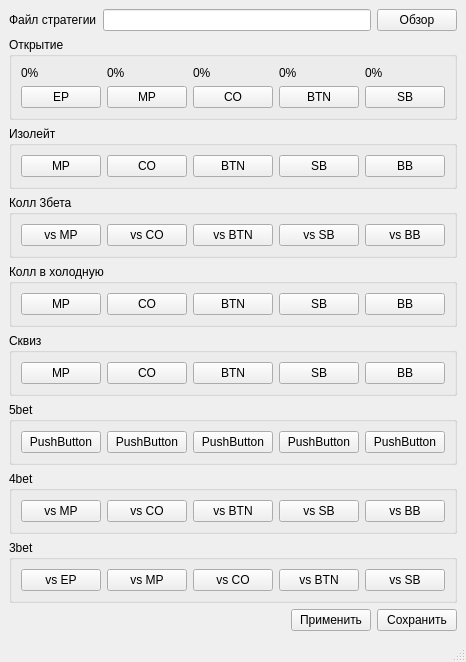
<?xml version="1.0" encoding="UTF-8"?>
<ui version="4.0">
 <class>MainWindow</class>
 <widget class="QMainWindow" name="MainWindow">
  <property name="geometry">
   <rect>
    <x>0</x>
    <y>0</y>
    <width>449</width>
    <height>634</height>
   </rect>
  </property>
  <property name="windowTitle">
   <string>MainWindow</string>
  </property>
  <widget class="QWidget" name="centralwidget">
   <layout class="QVBoxLayout" name="verticalLayout_2">
    <item>
     <layout class="QHBoxLayout" name="horizontalLayout_11">
      <item>
       <widget class="QLabel" name="label">
        <property name="text">
         <string>Файл стратегии</string>
        </property>
       </widget>
      </item>
      <item>
       <widget class="QLineEdit" name="lineEdit"/>
      </item>
      <item>
       <widget class="QPushButton" name="pushButton_42">
        <property name="text">
         <string>Обзор</string>
        </property>
       </widget>
      </item>
     </layout>
    </item>
    <item>
     <layout class="QVBoxLayout" name="verticalLayout">
      <item>
       <widget class="QGroupBox" name="groupBox_3">
        <property name="title">
         <string>Открытие</string>
        </property>
        <layout class="QHBoxLayout" name="horizontalLayout">
         <item>
          <layout class="QVBoxLayout" name="verticalLayout_3">
           <item>
            <widget class="QLabel" name="label_2">
             <property name="text">
              <string>0%</string>
             </property>
            </widget>
           </item>
           <item>
            <widget class="QPushButton" name="pushButton">
             <property name="text">
              <string>EP</string>
             </property>
            </widget>
           </item>
          </layout>
         </item>
         <item>
          <layout class="QVBoxLayout" name="verticalLayout_4">
           <item>
            <widget class="QLabel" name="label_3">
             <property name="text">
              <string>0%</string>
             </property>
            </widget>
           </item>
           <item>
            <widget class="QPushButton" name="pushButton_2">
             <property name="text">
              <string>MP</string>
             </property>
            </widget>
           </item>
          </layout>
         </item>
         <item>
          <layout class="QVBoxLayout" name="verticalLayout_5">
           <item>
            <widget class="QLabel" name="label_4">
             <property name="text">
              <string>0%</string>
             </property>
            </widget>
           </item>
           <item>
            <widget class="QPushButton" name="pushButton_3">
             <property name="text">
              <string>CO</string>
             </property>
            </widget>
           </item>
          </layout>
         </item>
         <item>
          <layout class="QVBoxLayout" name="verticalLayout_6">
           <item>
            <widget class="QLabel" name="label_5">
             <property name="text">
              <string>0%</string>
             </property>
            </widget>
           </item>
           <item>
            <widget class="QPushButton" name="pushButton_4">
             <property name="text">
              <string>BTN</string>
             </property>
            </widget>
           </item>
          </layout>
         </item>
         <item>
          <layout class="QVBoxLayout" name="verticalLayout_7">
           <item>
            <widget class="QLabel" name="label_6">
             <property name="text">
              <string>0%</string>
             </property>
            </widget>
           </item>
           <item>
            <widget class="QPushButton" name="pushButton_5">
             <property name="text">
              <string>SB</string>
             </property>
            </widget>
           </item>
          </layout>
         </item>
        </layout>
       </widget>
      </item>
      <item>
       <widget class="QGroupBox" name="groupBox">
        <property name="title">
         <string>Изолейт</string>
        </property>
        <layout class="QHBoxLayout" name="horizontalLayout_3">
         <item>
          <widget class="QPushButton" name="pushButton_11">
           <property name="text">
            <string>MP</string>
           </property>
          </widget>
         </item>
         <item>
          <widget class="QPushButton" name="pushButton_12">
           <property name="text">
            <string>CO</string>
           </property>
          </widget>
         </item>
         <item>
          <widget class="QPushButton" name="pushButton_13">
           <property name="text">
            <string>BTN</string>
           </property>
          </widget>
         </item>
         <item>
          <widget class="QPushButton" name="pushButton_14">
           <property name="text">
            <string>SB</string>
           </property>
          </widget>
         </item>
         <item>
          <widget class="QPushButton" name="pushButton_15">
           <property name="text">
            <string>BB</string>
           </property>
          </widget>
         </item>
        </layout>
        <zorder>pushButton_15</zorder>
        <zorder>pushButton_11</zorder>
        <zorder>pushButton_12</zorder>
        <zorder>pushButton_13</zorder>
        <zorder>pushButton_14</zorder>
       </widget>
      </item>
      <item>
       <widget class="QGroupBox" name="groupBox_8">
        <property name="title">
         <string>Колл 3бета</string>
        </property>
        <layout class="QHBoxLayout" name="horizontalLayout_6">
         <item>
          <widget class="QPushButton" name="pushButton_27">
           <property name="text">
            <string>vs MP</string>
           </property>
          </widget>
         </item>
         <item>
          <widget class="QPushButton" name="pushButton_28">
           <property name="text">
            <string>vs CO</string>
           </property>
          </widget>
         </item>
         <item>
          <widget class="QPushButton" name="pushButton_29">
           <property name="text">
            <string>vs BTN</string>
           </property>
          </widget>
         </item>
         <item>
          <widget class="QPushButton" name="pushButton_26">
           <property name="text">
            <string>vs SB</string>
           </property>
          </widget>
         </item>
         <item>
          <widget class="QPushButton" name="pushButton_30">
           <property name="text">
            <string>vs BB</string>
           </property>
          </widget>
         </item>
        </layout>
       </widget>
      </item>
      <item>
       <widget class="QGroupBox" name="groupBox_7">
        <property name="title">
         <string>Колл в холодную</string>
        </property>
        <layout class="QHBoxLayout" name="horizontalLayout_5">
         <item>
          <widget class="QPushButton" name="pushButton_21">
           <property name="text">
            <string>MP</string>
           </property>
          </widget>
         </item>
         <item>
          <widget class="QPushButton" name="pushButton_22">
           <property name="text">
            <string>CO</string>
           </property>
          </widget>
         </item>
         <item>
          <widget class="QPushButton" name="pushButton_23">
           <property name="text">
            <string>BTN</string>
           </property>
          </widget>
         </item>
         <item>
          <widget class="QPushButton" name="pushButton_24">
           <property name="text">
            <string>SB</string>
           </property>
          </widget>
         </item>
         <item>
          <widget class="QPushButton" name="pushButton_25">
           <property name="text">
            <string>BB</string>
           </property>
          </widget>
         </item>
        </layout>
       </widget>
      </item>
      <item>
       <widget class="QGroupBox" name="groupBox_6">
        <property name="title">
         <string>Сквиз</string>
        </property>
        <layout class="QHBoxLayout" name="horizontalLayout_7">
         <item>
          <widget class="QPushButton" name="pushButton_31">
           <property name="text">
            <string>MP</string>
           </property>
          </widget>
         </item>
         <item>
          <widget class="QPushButton" name="pushButton_32">
           <property name="text">
            <string>CO</string>
           </property>
          </widget>
         </item>
         <item>
          <widget class="QPushButton" name="pushButton_33">
           <property name="text">
            <string>BTN</string>
           </property>
          </widget>
         </item>
         <item>
          <widget class="QPushButton" name="pushButton_34">
           <property name="text">
            <string>SB</string>
           </property>
          </widget>
         </item>
         <item>
          <widget class="QPushButton" name="pushButton_35">
           <property name="text">
            <string>BB</string>
           </property>
          </widget>
         </item>
        </layout>
       </widget>
      </item>
      <item>
       <widget class="QGroupBox" name="groupBox_5">
        <property name="title">
         <string>5bet</string>
        </property>
        <layout class="QHBoxLayout" name="horizontalLayout_8">
         <item>
          <widget class="QPushButton" name="pushButton_37">
           <property name="text">
            <string>PushButton</string>
           </property>
          </widget>
         </item>
         <item>
          <widget class="QPushButton" name="pushButton_38">
           <property name="text">
            <string>PushButton</string>
           </property>
          </widget>
         </item>
         <item>
          <widget class="QPushButton" name="pushButton_39">
           <property name="text">
            <string>PushButton</string>
           </property>
          </widget>
         </item>
         <item>
          <widget class="QPushButton" name="pushButton_40">
           <property name="text">
            <string>PushButton</string>
           </property>
          </widget>
         </item>
         <item>
          <widget class="QPushButton" name="pushButton_41">
           <property name="text">
            <string>PushButton</string>
           </property>
          </widget>
         </item>
        </layout>
       </widget>
      </item>
      <item>
       <widget class="QGroupBox" name="groupBox_4">
        <property name="title">
         <string>4bet</string>
        </property>
        <layout class="QHBoxLayout" name="horizontalLayout_4">
         <item>
          <widget class="QPushButton" name="pushButton_16">
           <property name="text">
            <string>vs MP</string>
           </property>
          </widget>
         </item>
         <item>
          <widget class="QPushButton" name="pushButton_17">
           <property name="text">
            <string>vs CO</string>
           </property>
          </widget>
         </item>
         <item>
          <widget class="QPushButton" name="pushButton_18">
           <property name="text">
            <string>vs BTN</string>
           </property>
          </widget>
         </item>
         <item>
          <widget class="QPushButton" name="pushButton_19">
           <property name="text">
            <string>vs SB</string>
           </property>
          </widget>
         </item>
         <item>
          <widget class="QPushButton" name="pushButton_20">
           <property name="text">
            <string>vs BB</string>
           </property>
          </widget>
         </item>
        </layout>
       </widget>
      </item>
      <item>
       <widget class="QGroupBox" name="groupBox_2">
        <property name="title">
         <string>3bet</string>
        </property>
        <layout class="QHBoxLayout" name="horizontalLayout_2">
         <item>
          <widget class="QPushButton" name="pushButton_6">
           <property name="text">
            <string>vs EP</string>
           </property>
          </widget>
         </item>
         <item>
          <widget class="QPushButton" name="pushButton_7">
           <property name="text">
            <string>vs MP</string>
           </property>
          </widget>
         </item>
         <item>
          <widget class="QPushButton" name="pushButton_8">
           <property name="text">
            <string>vs CO</string>
           </property>
          </widget>
         </item>
         <item>
          <widget class="QPushButton" name="pushButton_9">
           <property name="text">
            <string>vs BTN</string>
           </property>
          </widget>
         </item>
         <item>
          <widget class="QPushButton" name="pushButton_10">
           <property name="text">
            <string>vs SB</string>
           </property>
          </widget>
         </item>
        </layout>
       </widget>
      </item>
     </layout>
    </item>
    <item>
     <layout class="QHBoxLayout" name="horizontalLayout_10">
      <item>
       <spacer name="horizontalSpacer">
        <property name="orientation">
         <enum>Qt::Horizontal</enum>
        </property>
        <property name="sizeHint" stdset="0">
         <size>
          <width>40</width>
          <height>20</height>
         </size>
        </property>
       </spacer>
      </item>
      <item>
       <widget class="QPushButton" name="pushButton_43">
        <property name="text">
         <string>Применить</string>
        </property>
       </widget>
      </item>
      <item>
       <widget class="QPushButton" name="pushButton_36">
        <property name="text">
         <string>Сохранить</string>
        </property>
       </widget>
      </item>
     </layout>
    </item>
   </layout>
  </widget>
  <widget class="QMenuBar" name="menubar">
   <property name="geometry">
    <rect>
     <x>0</x>
     <y>0</y>
     <width>449</width>
     <height>21</height>
    </rect>
   </property>
  </widget>
  <widget class="QStatusBar" name="statusbar"/>
 </widget>
 <resources/>
 <connections/>
</ui>
